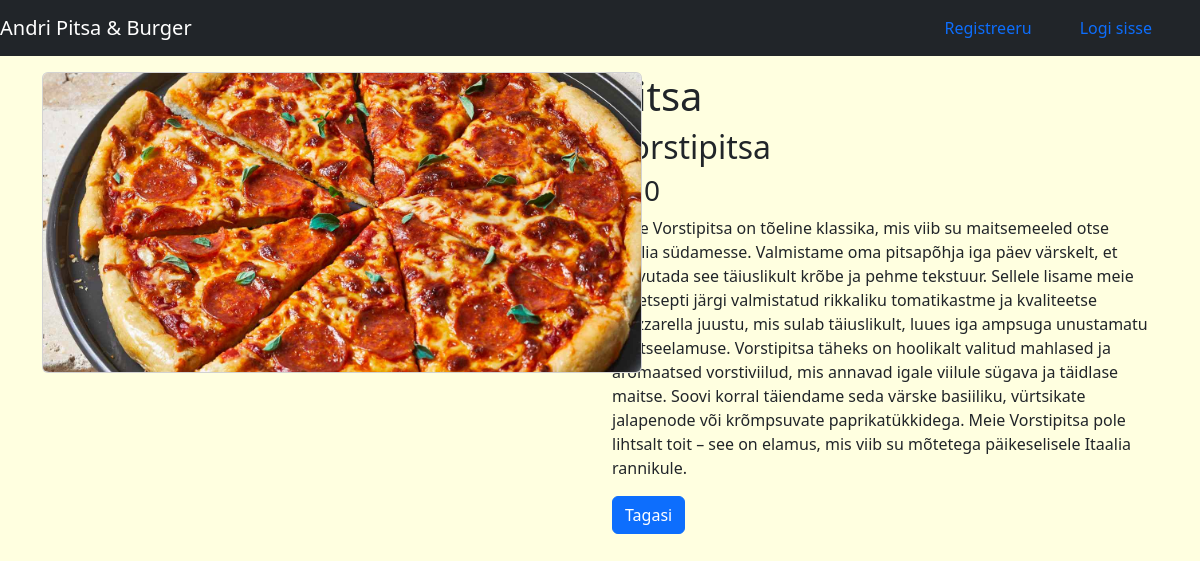
/1/, run on the app's committed database.
### food/models.py (models this page shows, shortened)
class Item(models.Model):
    user_name = models.ForeignKey(User, on_delete=models.CASCADE, default=6)
    item_name = models.CharField(max_length=200, verbose_name="Pakkumise nimi")
    item_description = models.CharField(max_length=200, verbose_name="Pakkumise lühikirjeldus")
    item_price = models.IntegerField(verbose_name="Pakkumise hind")
    item_image = models.ImageField(upload_to='items/', verbose_name="Pakkumise pilt")
    item_full_description = models.TextField(verbose_name="Pakkumise täiskirjeldus")

### food/views.py (the view)
# urls.py: path('<int:pk>/', views.Detail.as_view(), name='detail'),
class Detail(DetailView):
    model = Item
    template_name = 'food/item-details.html'
    context_object_name = 'item'

### food/templates/food/item-details.html (shortened to what this page needs)
{% extends "food/base.html" %}
{% load static %}
{% block body %}
<div class="container">
    <div class="row">
        <div class="col-md-6">
            <img src="{{item.item_image.url}}" class="card" width="600" height="auto" >
        </div>
        <div class="col-md-6">
            <h1>{{item.item_name}}</h1>
            <h2>{{item.item_description}}</h2>
            <h3>€{{item.item_price}}</h3>
            <p>{{item.item_full_description}}</p>
            <a href="{% url 'food:index' %}" class="btn btn-primary">Tagasi</a>
        </div>
    </div>
</div>
{% endblock body %}

### food/static/food/style.css (style rules this page uses)
body { background-color: lightyellow; }

### data on the page
Item: item_image (picture), item_name "Pitsa", item_description "Vorstipitsa", item_price "10", item_full_description "Meie Vorstipitsa on tõeline klassika, mis viib su maitsemeeled otse Itaalia südamesse. Valmistame oma pitsapõhja iga päev värskelt, et saavutada see täiuslikult krõbe ja pehme tekstuur. Sellele lisame meie eriretsepti järgi valmistatud rikkaliku tomatikastme ja kvaliteetse mozzarella juustu, mis sulab täiuslikult, luues iga ampsuga unustamatu maitseelamuse. Vorstipitsa täheks on hoolikalt valitud mahlased ja aromaatsed vorstiviilud, mis annavad igale viilule sügava ja täidlase maitse. Soovi korral täiendame seda värske basiiliku, vürtsikate jalapenode või krõmpsuvate paprikatükkidega. Meie Vorstipitsa pole lihtsalt toit – see on elamus, mis viib su mõtetega päikeselisele Itaalia rannikule."
